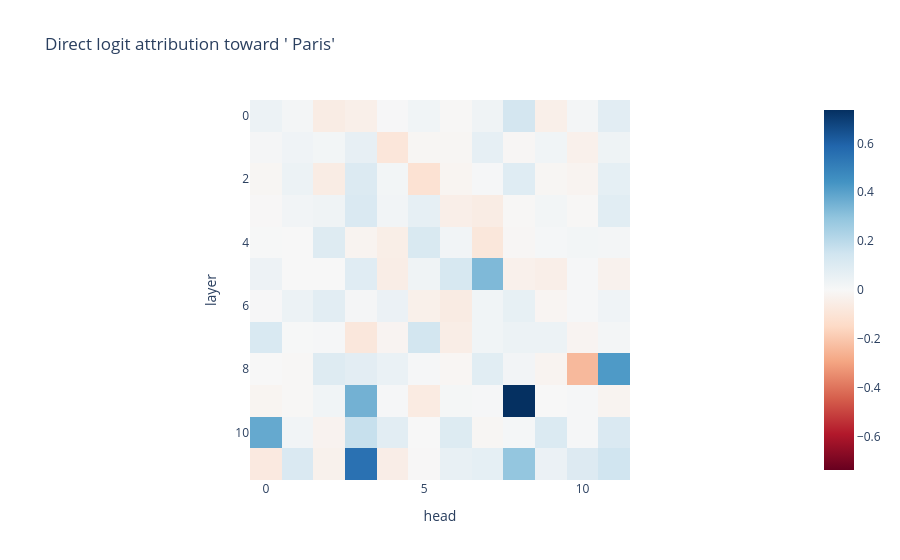

Source (notebook cell):
### Markdown cell above
## Direct logit attribution per head

Instead of accumulating layers, decompose the *final* residual stream into
each individual component's contribution, then project each one through
`W_U` toward the correct token's direction. This tells you which specific
heads/MLPs are "voting" for the right answer.

### Code cell
per_head_resid, head_labels = cache.stack_head_results(layer=-1, return_labels=True)
scaled_heads = cache.apply_ln_to_stack(per_head_resid, layer=-1)

# direction in residual-stream space that increases the correct token's logit
correct_direction = model.W_U[:, correct_token]  # [d_model]

dla = scaled_heads[:, 0, -1, :] @ correct_direction  # [n_heads_total]
dla = dla.reshape(model.cfg.n_layers, model.cfg.n_heads)

px.imshow(dla.cpu(), labels=dict(x="head", y="layer"),
          title="Direct logit attribution toward ' Paris'",
          color_continuous_scale="RdBu", color_continuous_midpoint=0).show()

### Figure 1 — Plotly figure (JSON) as saved in the notebook; plotly's stock layout.template omitted (floating-point values rounded to 4 significant figures; data arrays with more than 128 entries replaced by an {"elided": "..."} marker saying what was removed)
{"data": [{"coloraxis": "coloraxis", "hovertemplate": "head: %{x}<br>layer: %{y}<br>color: %{z}<extra></extra>", "name": "0", "type": "heatmap", "xaxis": "x", "yaxis": "y", "z": {"elided": "12x12 float values"}}], "layout": {"coloraxis": {"autocolorscale": false, "cmid": 0, "colorscale": [[0, "rgb(103,0,31)"], [0.1, "rgb(178,24,43)"], [0.2, "rgb(214,96,77)"], [0.3, "rgb(244,165,130)"], [0.4, "rgb(253,219,199)"], [0.5, "rgb(247,247,247)"], [0.6, "rgb(209,229,240)"], [0.7, "rgb(146,197,222)"], [0.8, "rgb(67,147,195)"], [0.9, "rgb(33,102,172)"], [1, "rgb(5,48,97)"]]}, "title": {"text": "Direct logit attribution toward ' Paris'"}, "xaxis": {"anchor": "y", "constrain": "domain", "domain": [0, 1], "scaleanchor": "y", "title": {"text": "head"}}, "yaxis": {"anchor": "x", "autorange": "reversed", "constrain": "domain", "domain": [0, 1], "title": {"text": "layer"}}}}
